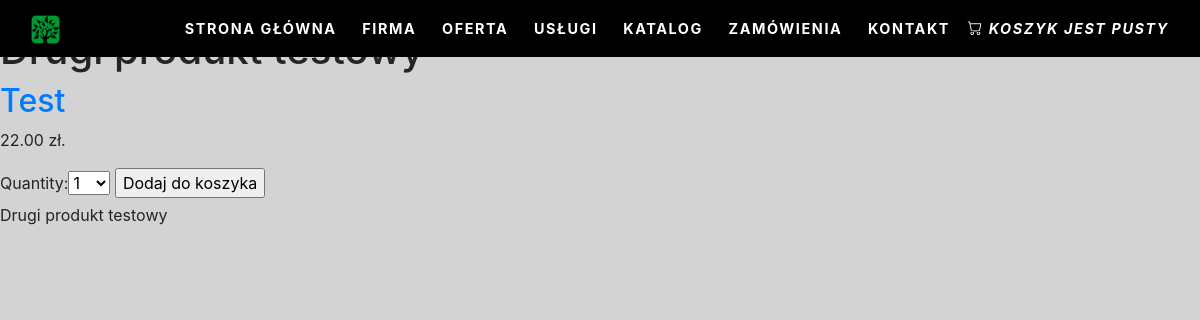
Screenshot of /2/drugi-produkt-testowy/ with the database file from the repository.
### selcorshop/models.py (models this page shows, shortened)
class Product(models.Model):
    category = models.ForeignKey(Category,
                                 related_name='products',
                                 on_delete=models.CASCADE)
    name = models.CharField(max_length=200, db_index=True)
    slug = models.SlugField(max_length=200, db_index=True)
    image = models.ImageField(upload_to='products/%Y/%m/%d',
                              blank=True)
    description = models.TextField(blank=True)
    price = models.DecimalField(max_digits=10, decimal_places=2)
    available = models.BooleanField(default=True)
    created = models.DateTimeField(auto_now_add=True)
    updated = models.DateTimeField(auto_now=True)
    class Meta:
        ordering = ('name',)
        index_together = (('id', 'slug'),)

class Category(models.Model):
    name = models.CharField(max_length=200,
                            db_index=True)
    slug = models.SlugField(max_length=200,
                            db_index=True)
    class Meta:
        ordering = ('name',)
        verbose_name = 'category'
        verbose_name_plural = 'categories'
    def __str__(self):
        return self.name
    def get_absolute_url(self):
        return reverse('selcorshop:product_list_by_category',
                       args=[self.slug])

### selcorshop/views.py (the view)
# urls.py: path('<int:id>/<slug:slug>/', views.product_detail, name='product_detail'),
def product_detail(request, id, slug):
    product = get_object_or_404(Product,
                                id = id,
                                slug = slug,
                                available = True)
    cart_product_form = CartAddProductForm()
    return render(request,
                  'selcorshop/product/detail.html',
                  {'product': product,
                   'cart_product_form': cart_product_form})

### cart/forms.py
class CartAddProductForm(forms.Form):
    quantity = forms.TypedChoiceField(choices=PRODUCT_QUANTITY_CHOICES, coerce=int)
    override = forms.BooleanField(required=False, initial=False, widget=forms.HiddenInput)

### cart/cart.py (called while the page is built)
    def __len__(self):
        return sum(item['quantity'] for item in self.cart.values())

### cart/context_processors.py (called while the page is built)
def cart(request):
    return {'cart': Cart(request)}

### selcorshop/templates/selcorshop/product/detail.html (shortened to what this page needs)
{% extends "selcorshop/base.html" %}
{% load static %}
{% block content %}
    <div class="product-detail">
        <h1>{{ product.name }}</h1>
        <h2><a href="{{ product.category.get_absolute_url }}">{{ product.category }}</a></h2>
        <p class="price">{{ product.price }} zł.</p>
        <form action="{% url 'cart:cart_add' product.id %}" method="post">
            {{ cart_product_form }}
            <input type="submit" value="Dodaj do koszyka">
        </form>
            {{ product.description|linebreaks}}
    </div>
{% endblock %}

### selcorshop/static/css/style.css (style rules this page uses)
body { overflow-x: hidden; background-color: lightgray; }

### rows the page displays
Product: category "Test", price "22.00", description "Drugi produkt testowy"
